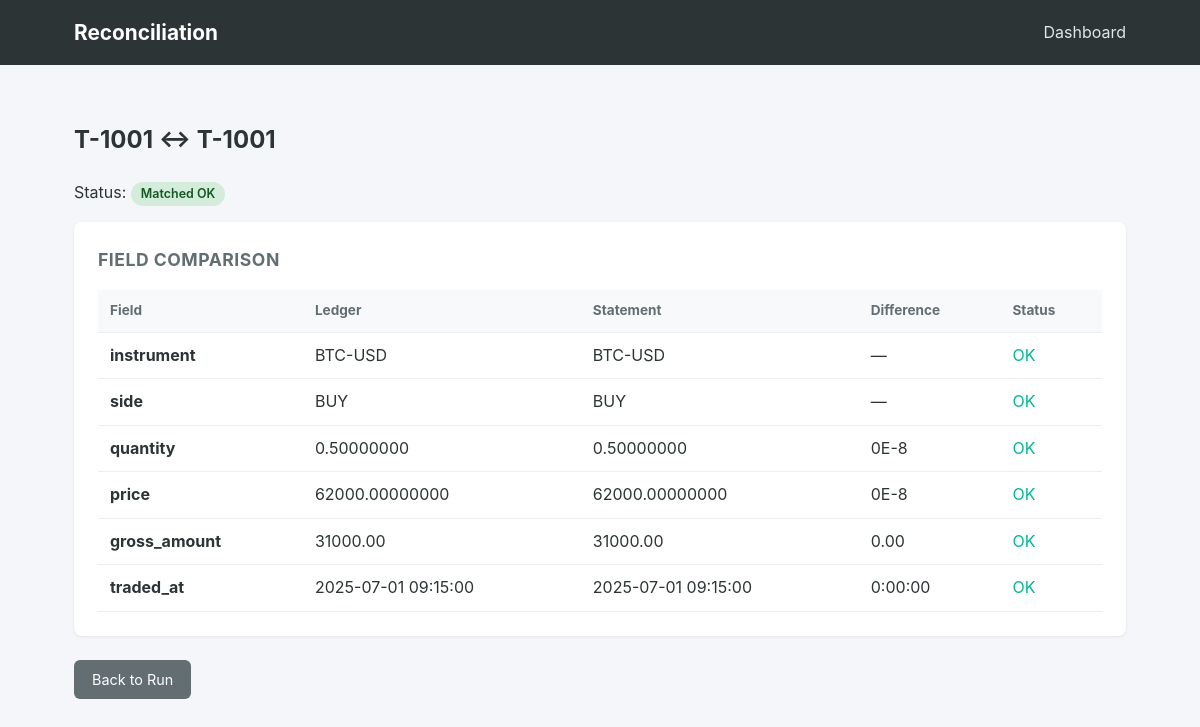
The app's page /run/3/match/6 with its own data.
### reconciliation/db/models.py (models this page shows, shortened)
class Base(DeclarativeBase):
  pass

class TxnRow(Base):
  __tablename__ = "transactions"
  __table_args__ = (UniqueConstraint("source_system", "external_id", name="uq_txn"),)
  id: Mapped[int] = mapped_column(Integer, primary_key=True)
  source_file_id: Mapped[int] = mapped_column(ForeignKey("source_files.id"), nullable=False)
  source_system: Mapped[str] = mapped_column(String(20), nullable=False)
  external_id: Mapped[str] = mapped_column(String(50), nullable=False, index=True)
  traded_at: Mapped[datetime] = mapped_column(DateTime(timezone=True), nullable=False)
  instrument: Mapped[str] = mapped_column(String(50), nullable=False)
  side: Mapped[str] = mapped_column(String(10), nullable=False)
  quantity: Mapped[Decimal] = mapped_column(Numeric(18, 8), nullable=False)
  price: Mapped[Decimal] = mapped_column(Numeric(18, 8), nullable=False)
  gross_amount: Mapped[Decimal] = mapped_column(Numeric(18, 2), nullable=False)
  state: Mapped[str] = mapped_column(String(20), nullable=False)
  raw_json: Mapped[str] = mapped_column("raw_row_json", Text, default="{}")
  updated_at: Mapped[datetime] = mapped_column(DateTime(timezone=True), default=lambda: datetime.now(timezone.utc))
  file: Mapped["SourceFile"] = relationship(back_populates="txns")

### app.py (the view)
@app.route("/run/<int:run_id>/match/<int:match_id>")
def match_detail(run_id, match_id):
  s = db()
  try:
    m = get_match(s, match_id)
    if not m or m.run_id != run_id:
      flash("not found", "error")
      return redirect(url_for("run_detail", run_id=run_id))
    return render_template("match_detail.html", run_id=run_id, match=m)
  finally:
    s.close()

### app.py (called while the page is built)
@app.before_request
def _init():
  init_db()

def db():
  return get_session()

### reconciliation/db/connection.py (called while the page is built)
def init_db():
  Base.metadata.create_all(bind=engine)

def get_session():
  return Session()

### reconciliation/db/models.py (called while the page is built)
  @property
  def ledger_transaction(self) -> Optional["TxnRow"]:
    return self.ledger

  @property
  def statement_transaction(self) -> Optional["TxnRow"]:
    return self.statement

  @property
  def field_diffs(self) -> list[dict[str, Any]]:
    return json.loads(self.diffs_json or "[]")

### reconciliation/services/service.py (called while the page is built)
def get_match(session: Session, mid: int) -> Optional[MatchRow]:
  return (
    session.query(MatchRow)
    .options(joinedload(MatchRow.ledger), joinedload(MatchRow.statement))
    .filter_by(id=mid).first()
  )

### templates/match_detail.html (shortened to what this page needs)
{% extends "base.html" %}
{% block content %}
<h2 style="margin-bottom:20px">
  {% if match.ledger_transaction %}{{ match.ledger_transaction.external_id }}{% endif %}
  {% if match.ledger_transaction and match.statement_transaction %} ↔ {% endif %}
  {% if match.statement_transaction %}{{ match.statement_transaction.external_id }}{% endif %}
</h2>
<p style="margin-bottom:16px">
  Status:
  {% if match.status == 'matched_ok' %}
    <span class="badge badge-ok">Matched OK</span>
  {% elif match.status == 'matched_with_differences' %}
    <span class="badge badge-warn">Matched with Differences</span>
  {% elif match.status == 'manually_matched' %}
    <span class="badge badge-info">Manually Matched</span>
  {% else %}
    <span class="badge">{{ match.status }}</span>
  {% endif %}
</p>
{% if match.field_diffs %}
<div class="card">
  <h2>Field Comparison</h2>
  <table>
    <thead>
      <tr>
        <th>Field</th>
        <th>Ledger</th>
        <th>Statement</th>
        <th>Difference</th>
        <th>Status</th>
      </tr>
    </thead>
    <tbody>
      {% for d in match.field_diffs %}
      <tr>
        <td><strong>{{ d.field_name }}</strong></td>
        <td>{{ d.ledger_value }}</td>
        <td>{{ d.statement_value }}</td>
        <td>{{ d.difference or '—' }}</td>
        <td>
          {% if d.within_tolerance %}
            <span class="diff-ok">OK</span>
          {% else %}
            <span class="diff-bad">DIFF</span>
          {% endif %}
        </td>
      </tr>
      {% endfor %}
    </tbody>
  </table>
</div>
{% endif %}
<div class="actions">
  <a href="{{ url_for('run_detail', run_id=run_id) }}" class="btn btn-secondary">Back to Run</a>
</div>
{% endblock %}

### static/style.css (style rules this page uses)
* { box-sizing: border-box; margin: 0; padding: 0; }
body { font-family: -apple-system, BlinkMacSystemFont, "Segoe UI", Roboto, sans-serif; background: #f5f6fa; color: #2d3436; line-height: 1.6; }
.card { background: #fff; border-radius: 8px; padding: 24px; margin-bottom: 24px; box-shadow: 0 1px 3px rgba(0,0,0,0.08); }
.card h2 { font-size: 1.1rem; margin-bottom: 16px; color: #636e72; text-transform: uppercase; letter-spacing: 0.5px; }
.btn { display: inline-block; padding: 8px 18px; border: none; border-radius: 6px; cursor: pointer; font-size: 0.9rem; text-decoration: none; color: #fff; background: #0984e3; }
.btn-secondary { background: #636e72; }
table { width: 100%; border-collapse: collapse; }
th, td { padding: 10px 12px; text-align: left; border-bottom: 1px solid #eee; }
th { background: #f8f9fa; font-size: 0.85rem; color: #636e72; }
.badge { display: inline-block; padding: 2px 10px; border-radius: 12px; font-size: 0.78rem; font-weight: 600; }
.badge-ok { background: #d4edda; color: #155724; }
.diff-ok { color: #00b894; }
.actions { margin-top: 16px; display: flex; gap: 12px; }

### records on screen
TxnRow: ledger_transaction.external_id "T-1001"
TxnRow: statement_transaction.external_id "T-1001"

### other values on screen
{{ d.field_name }} "instrument" "side" "quantity" "price" "gross_amount" "traded_at"
{{ d.ledger_value }} "BTC-USD" "BUY" "0.50000000" "62000.00000000" "31000.00" "2025-07-01 09:15:00"
{{ d.statement_value }} "BTC-USD" "BUY" "0.50000000" "62000.00000000" "31000.00" "2025-07-01 09:15:00"
{{ d.difference or '—' }} "—" "—" "0E-8" "0E-8" "0.00" "0:00:00"
